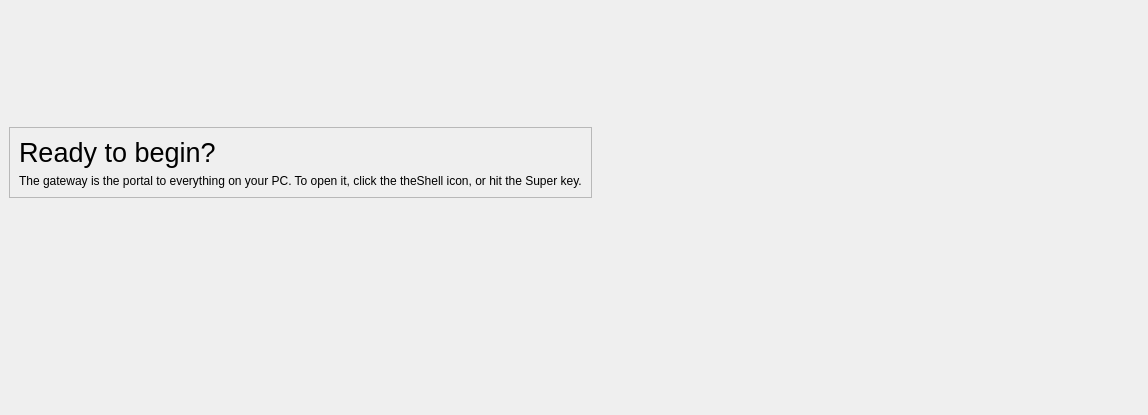
<?xml version="1.0" encoding="UTF-8"?>
<ui version="4.0">
 <class>TutorialWindow</class>
 <widget class="QDialog" name="TutorialWindow">
  <property name="geometry">
   <rect>
    <x>0</x>
    <y>0</y>
    <width>1148</width>
    <height>415</height>
   </rect>
  </property>
  <property name="windowTitle">
   <string notr="true"/>
  </property>
  <layout class="QVBoxLayout" name="verticalLayout_2">
   <property name="leftMargin">
    <number>0</number>
   </property>
   <property name="topMargin">
    <number>0</number>
   </property>
   <property name="rightMargin">
    <number>0</number>
   </property>
   <property name="bottomMargin">
    <number>0</number>
   </property>
   <item>
    <widget class="QStackedWidget" name="stack">
     <property name="currentIndex">
      <number>0</number>
     </property>
     <widget class="QWidget" name="gatewayPage">
      <layout class="QGridLayout" name="gridLayout_3">
       <item row="2" column="0">
        <spacer name="verticalSpacer_4">
         <property name="orientation">
          <enum>Qt::Vertical</enum>
         </property>
         <property name="sizeHint" stdset="0">
          <size>
           <width>20</width>
           <height>40</height>
          </size>
         </property>
        </spacer>
       </item>
       <item row="0" column="0">
        <spacer name="verticalSpacer_3">
         <property name="orientation">
          <enum>Qt::Vertical</enum>
         </property>
         <property name="sizeType">
          <enum>QSizePolicy::Fixed</enum>
         </property>
         <property name="sizeHint" stdset="0">
          <size>
           <width>20</width>
           <height>118</height>
          </size>
         </property>
        </spacer>
       </item>
       <item row="1" column="0">
        <widget class="QFrame" name="gatewayFrame">
         <property name="frameShape">
          <enum>QFrame::StyledPanel</enum>
         </property>
         <property name="frameShadow">
          <enum>QFrame::Raised</enum>
         </property>
         <layout class="QVBoxLayout" name="verticalLayout_4">
          <item>
           <widget class="QLabel" name="label_6">
            <property name="font">
             <font>
              <pointsize>20</pointsize>
             </font>
            </property>
            <property name="text">
             <string>Ready to begin?</string>
            </property>
           </widget>
          </item>
          <item>
           <widget class="QLabel" name="label_7">
            <property name="text">
             <string>The gateway is the portal to everything on your PC. To open it, click the theShell icon, or hit the Super key.</string>
            </property>
           </widget>
          </item>
         </layout>
        </widget>
       </item>
       <item row="1" column="1">
        <spacer name="horizontalSpacer_5">
         <property name="orientation">
          <enum>Qt::Horizontal</enum>
         </property>
         <property name="sizeHint" stdset="0">
          <size>
           <width>40</width>
           <height>20</height>
          </size>
         </property>
        </spacer>
       </item>
      </layout>
     </widget>
     <widget class="QWidget" name="barLocationPage">
      <layout class="QGridLayout" name="gridLayout">
       <item row="0" column="0">
        <spacer name="horizontalSpacer">
         <property name="orientation">
          <enum>Qt::Horizontal</enum>
         </property>
         <property name="sizeHint" stdset="0">
          <size>
           <width>40</width>
           <height>20</height>
          </size>
         </property>
        </spacer>
       </item>
       <item row="0" column="1">
        <widget class="QFrame" name="barLocationFrame">
         <property name="autoFillBackground">
          <bool>true</bool>
         </property>
         <property name="frameShape">
          <enum>QFrame::StyledPanel</enum>
         </property>
         <property name="frameShadow">
          <enum>QFrame::Raised</enum>
         </property>
         <layout class="QVBoxLayout" name="verticalLayout">
          <item>
           <widget class="QLabel" name="label">
            <property name="font">
             <font>
              <pointsize>20</pointsize>
             </font>
            </property>
            <property name="text">
             <string>Where'd the bar go!?</string>
            </property>
           </widget>
          </item>
          <item>
           <widget class="QLabel" name="label_2">
            <property name="text">
             <string>The bar moves off the screen to make way for other windows. Move your mouse to the top of the screen to get to the bar.</string>
            </property>
           </widget>
          </item>
         </layout>
        </widget>
       </item>
       <item row="0" column="2">
        <spacer name="horizontalSpacer_2">
         <property name="orientation">
          <enum>Qt::Horizontal</enum>
         </property>
         <property name="sizeHint" stdset="0">
          <size>
           <width>40</width>
           <height>20</height>
          </size>
         </property>
        </spacer>
       </item>
       <item row="1" column="1">
        <spacer name="verticalSpacer">
         <property name="orientation">
          <enum>Qt::Vertical</enum>
         </property>
         <property name="sizeHint" stdset="0">
          <size>
           <width>20</width>
           <height>315</height>
          </size>
         </property>
        </spacer>
       </item>
      </layout>
     </widget>
     <widget class="QWidget" name="gatewaySearchPage">
      <layout class="QGridLayout" name="gridLayout_2">
       <item row="1" column="1">
        <widget class="QFrame" name="gatewaySearchFrame">
         <property name="frameShape">
          <enum>QFrame::StyledPanel</enum>
         </property>
         <property name="frameShadow">
          <enum>QFrame::Raised</enum>
         </property>
         <layout class="QVBoxLayout" name="verticalLayout_3">
          <item>
           <widget class="QLabel" name="label_3">
            <property name="font">
             <font>
              <pointsize>20</pointsize>
             </font>
            </property>
            <property name="text">
             <string>Do stuff super speedy!</string>
            </property>
           </widget>
          </item>
          <item>
           <widget class="QLabel" name="label_5">
            <property name="text">
             <string>Just open the gateway and type what you want. You don't even need to click on the search box!</string>
            </property>
            <property name="wordWrap">
             <bool>true</bool>
            </property>
           </widget>
          </item>
          <item>
           <widget class="QLabel" name="label_4">
            <property name="text">
             <string>- Open apps by typing in the name of the app
- Get information about playing media by typing in &quot;current song&quot; (or something like that)
- Open websites by typing in the address</string>
            </property>
            <property name="wordWrap">
             <bool>false</bool>
            </property>
           </widget>
          </item>
         </layout>
        </widget>
       </item>
       <item row="1" column="2">
        <spacer name="horizontalSpacer_3">
         <property name="orientation">
          <enum>Qt::Horizontal</enum>
         </property>
         <property name="sizeHint" stdset="0">
          <size>
           <width>40</width>
           <height>20</height>
          </size>
         </property>
        </spacer>
       </item>
       <item row="0" column="1">
        <spacer name="verticalSpacer_2">
         <property name="orientation">
          <enum>Qt::Vertical</enum>
         </property>
         <property name="sizeHint" stdset="0">
          <size>
           <width>20</width>
           <height>40</height>
          </size>
         </property>
        </spacer>
       </item>
       <item row="1" column="0">
        <spacer name="horizontalSpacer_4">
         <property name="orientation">
          <enum>Qt::Horizontal</enum>
         </property>
         <property name="sizeType">
          <enum>QSizePolicy::Fixed</enum>
         </property>
         <property name="sizeHint" stdset="0">
          <size>
           <width>560</width>
           <height>20</height>
          </size>
         </property>
        </spacer>
       </item>
      </layout>
     </widget>
     <widget class="QWidget" name="missedNotificationPage">
      <layout class="QGridLayout" name="gridLayout_4">
       <item row="0" column="1">
        <widget class="QFrame" name="missedNotificationFrame">
         <property name="frameShape">
          <enum>QFrame::StyledPanel</enum>
         </property>
         <property name="frameShadow">
          <enum>QFrame::Raised</enum>
         </property>
         <layout class="QVBoxLayout" name="verticalLayout_5">
          <item>
           <widget class="QLabel" name="label_8">
            <property name="font">
             <font>
              <pointsize>20</pointsize>
             </font>
            </property>
            <property name="text">
             <string>Missed a notification?</string>
            </property>
           </widget>
          </item>
          <item>
           <widget class="QLabel" name="label_9">
            <property name="text">
             <string>Check what you missed on the bar. Click &quot;1 Notification&quot; on the bar.</string>
            </property>
           </widget>
          </item>
          <item>
           <layout class="QHBoxLayout" name="horizontalLayout">
            <property name="bottomMargin">
             <number>0</number>
            </property>
            <item>
             <widget class="QPushButton" name="dismissMissedNotification">
              <property name="text">
               <string>OK</string>
              </property>
              <property name="icon">
               <iconset theme="dialog-ok">
                <normaloff>.</normaloff>.</iconset>
              </property>
             </widget>
            </item>
           </layout>
          </item>
         </layout>
        </widget>
       </item>
       <item row="1" column="1">
        <spacer name="verticalSpacer_5">
         <property name="orientation">
          <enum>Qt::Vertical</enum>
         </property>
         <property name="sizeHint" stdset="0">
          <size>
           <width>20</width>
           <height>40</height>
          </size>
         </property>
        </spacer>
       </item>
       <item row="0" column="0">
        <spacer name="horizontalSpacer_6">
         <property name="orientation">
          <enum>Qt::Horizontal</enum>
         </property>
         <property name="sizeHint" stdset="0">
          <size>
           <width>40</width>
           <height>20</height>
          </size>
         </property>
        </spacer>
       </item>
      </layout>
     </widget>
    </widget>
   </item>
  </layout>
 </widget>
 <resources/>
 <connections/>
</ui>
